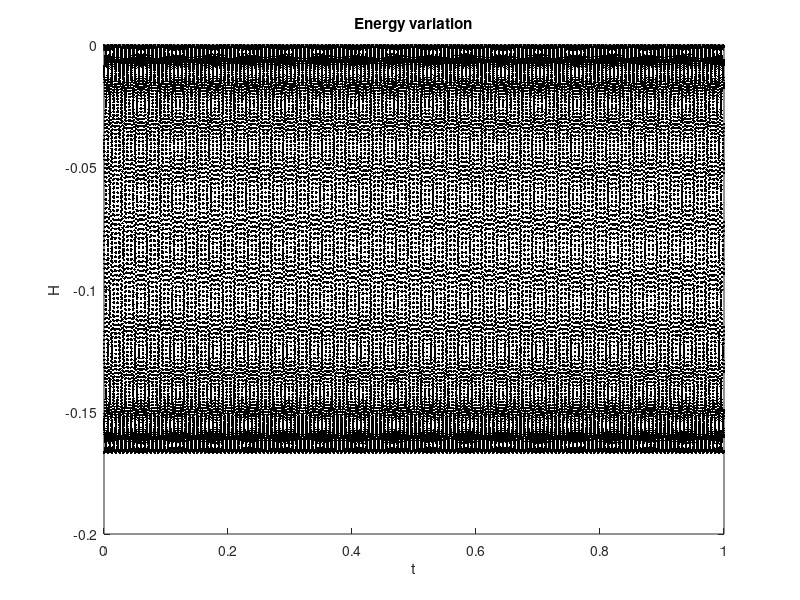

Source code (MATLAB):
% oscillator assignment
% S. Bilbao, 14 December 2019

% In this assignment, a code is provided for the parameterised oscillator scheme,
% as given in Eq. (58) in the notes. The scheme depends on an angular frequency w0, as well as
% a free paramater alpha.
% You should derive a scheme of the form of:
% u^{n+1} = a*u^{n}-u^{n-1}, for some constant a, which you will determine
% below.

% There are three questions Q1 through Q3 below. Please edit this Matlab
% code and return it with the questions answered!

clear all
close all

% parameters

Fs = 44100;
f0 = 1842;
Tf = 1;
u0 = 1;
v0 = 0;
alpha = 0.8;

% derived quantities

k = 1/Fs;
w0 = 2*pi*f0;
Nf = floor(Tf*Fs);

% Q1: Insert proper value of the parameter a to be used in the update in the
% main loop (see comments at top of assignment).

a = (2/(k^2) - (w0^2)*(alpha + 1)/2)/(1/(k^2) + (w0^2)*(1-alpha)/4)

% Q2: check stability condition, which gives bound on k, given alpha and w0 (see the notes). Here, perform a check to make sure that the stability condition is
% satisfied, for any values of the parameters. If it is not, the code
% should exit with an error message.

if k <= 2/w0*sqrt(alpha)
    fprintf('INFO : Stability condition : satisfied!\n');
else
    error('WARNING! : Stability condition : NOT satisfied!\n');
    return;
end

% initialize

u2 = u0;
u1 = u0+k*v0;
H = zeros(Nf,1);
out = zeros(Nf,1);

% main loop

tic

for n=1:Nf
    u = a*u1-u2;
    out(n) = u2;

    % Q3: derive an expression for conserved energy and insert here below:
    H(n) = 0.5*(u1-u2)^2/k^2 + 0.5*w0^2*(alpha*u1*u2 + (1 - alpha)*(0.5*(u1+u2)^2));

    u2 = u1;
    u1 = u;
end

toc

% plot

tax = [0:Nf-1]'*k;

Herr = (H-H(1))/H(1);
plot(tax,Herr,'k.');
xlabel('t');
ylabel('H');
title('Energy variation');

% play sound

soundsc(out,Fs)
